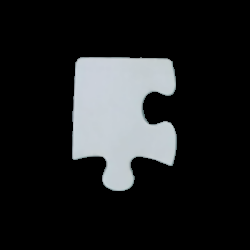
#> input picture 01_study/05_奈良高専方式/source_pic/01_01.bmp, 250 x 250 px; its folder holds only this picture in this run
$ python nara_old2.py   (older library calls are emulated)
#> lines starting #> are read from the running program, lines starting #| are printed output that depends on the picture; after the words box and inside, x2 and y2 are one past the last pixel; in counts of white or black regions, pixels touching at a corner belong together
# -*- coding: utf-8 -*-
"""
Created on Thu Nov 30 18:13:06 2017

@author: p000495138
"""

import cv2 #opencv
import numpy as np #ベクトル計算
import matplotlib.pyplot as plt #グラフ
import pandas as pd #データフレーム
import glob
import itertools
from scipy import interpolate

plt.close("all")
#%%画像取得
def get_img(file):
#> called with file = './source_pic/01_01.bmp'
    img  = cv2.imread(file)
#> img is the input picture: shape (250, 250, 3); mean B, G, R 34.7, 33.7, 32.3

    #画像を読んで2値化
    img2 = cv2.cvtColor(img, cv2.COLOR_BGR2GRAY)
    ret,img3 = cv2.threshold(img2, 120, 255, cv2.THRESH_BINARY)
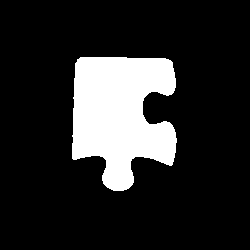
#> img3: shape (250, 250); 16.4% white; 1 white region, box (x1, y1, x2, y2) and area: (72, 57, 177, 191) 10248

    kernel = np.ones((1,1),np.uint8)
    img4 = cv2.morphologyEx(img3, cv2.MORPH_OPEN, kernel)

    img5 = img4[20:-20,20:-20]
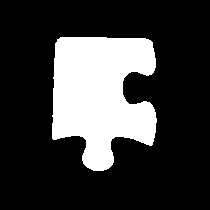
#> img5: shape (210, 210); 23.2% white; 1 white region

    return img5

#%%角検出
def detect_corner(binary_img):

    #輪郭画素抽出
    _, contours, hierarchy = cv2.findContours(binary_img, cv2.RETR_CCOMP, cv2.CHAIN_APPROX_NONE)
#> contours = 1 contour; box (x1, y1, x2, y2) and area: (52, 37, 157, 171) 10000
    contour = contours[0][:,0,:]
#> contour = 494 pairs, first value 52 to 156, second value 37 to 170

    #データフレーム化
    contour_df = pd.DataFrame(contour.copy(),columns=["X","Y"])
#> contour_df = table of 494 rows and 2 columns

    #距離の計算しデータフレームに追加
    len1 = np.linalg.norm(contour_df - [0,0] ,axis=1)
#> len1 = 494 values, max 209.4 at index 254, min 69.07 at index 3, mean 149.2
    len2 = np.linalg.norm(contour_df - [210,0] ,axis=1)
#> len2 = 494 values, max 209.8 at index 102, min 71.61 at index 402, mean 149.3
    len3 = np.linalg.norm(contour_df - [0,210]   ,axis=1)
#> len3 = 494 values, max 226.7 at index 404, min 88.6 at index 103, mean 158.7
    len4 = np.linalg.norm(contour_df - [210,210] ,axis=1)
#> len4 = 494 values, max 229.5 at index 3, min 87.78 at index 253, mean 159.2
    contour_df["len1"] = len1
    contour_df["len2"] = len2
    contour_df["len3"] = len3
    contour_df["len4"] = len4

    #中央付近の座標を消す
    a=((105-28)>contour_df["X"]) | ((105+28)<contour_df["X"]) #ブール
    b=((105-28)>contour_df["Y"]) | ((105+28)<contour_df["Y"]) #ブール
    contour_df2 = contour_df[a & b]
#> contour_df2 = table of 183 rows and 6 columns

    #距離が最大となるインデックスを抽出
    ind1 = contour_df2.len1.idxmax()
#> ind1 = 254
    ind2 = contour_df2.len2.idxmax()
#> ind2 = 102
    ind3 = contour_df2.len3.idxmax()
#> ind3 = 404
    ind4 = contour_df2.len4.idxmax()
#> ind4 = 3

    #上記インデックスのデータを抽出
    contour_df["corner"] = np.zeros_like(len1)
    contour_df.loc[[ind1,ind2,ind3,ind4],"corner"] = 1
    #結果
    return contour_df

#%%座標変換したデータの計算
# [32 lines left out: function get_tfdata, not called in this run]

#%%角をつなぐ4辺に対する曲線抽出
def get_curve(contour):
    ###まず、cornerを4つに分割する

    #4点を基点にした順序の入れ替え
    idx = contour[contour.corner==1].index
    start  = contour[:idx[0]+1]
    d2     = contour[idx[0]:idx[1]+1]
    d3     = contour[idx[1]:idx[2]+1]
    d4     = contour[idx[2]:idx[3]+1]
    end    = contour[idx[3]:]
    d1     = end.append(start)

    #軸に沿って計算する
    curves=[]
    curves.append(get_tfdata(d1))
    curves.append(get_tfdata(d2))
    curves.append(get_tfdata(d3))
    curves.append(get_tfdata(d4))

    return curves

#%%B-spline/Aperiodic
# [82 lines left out: functions calc_bsplineA, calc_bsplineUni, calc_smooth, get_uneven, not called in this run]

#%%チェックリスト生成
def make_shapelist():
    seq = ["straight","convex","concave"]
    shapelist_all=[]
    shapelist=[]
    #全リストの生成
    for i in itertools.product(seq,repeat=4):
        shapelist_all.append(list(i))

    #回転して重複したものを除去
    for idx,i in enumerate(shapelist_all):
        for j in range(4):
            #並べ替えデータ
            tmp = i[:-1]
            tmp.insert(0,i[-1])
            #あるかのチェック
            if tmp in shapelist_all[:idx]:
                break
        else:
            shapelist.append(tmp)

    return shapelist

#%%形状タイプのチェック
# [89 lines left out: functions check_shapetype, get_curvature, curvature_sum, curve_sum, curves2img, not called in this run]


#%%
"""""""""
実行
"""""""""
filelist = glob.glob("./source_pic/*.bmp")
filelist.sort()

#形状候補
shapelist = make_shapelist()

#画像を読んで、各種データをリスト保存
img_list = [] #画像を格納
contour_list = [] #輪郭と角の情報を格納
curve_list = [] #各4辺のデータに切り出した情報を格納
unevens_list = [] #4辺の凹凸データ
shaperesult_list = [] #形状タイプ確認結果
curveimgs_list = [] #各4辺のデータに切り出した画像を格納

for idx,i in enumerate(filelist):
    img = get_img(i)
    #輪郭取得
    contour = detect_corner(img)
#> contour = table of 494 rows and 7 columns
    #4辺の曲線を取得
#> (the run stopped early here; a loop or call above may not have finished)

$ run again, on 01_study/05_奈良高専方式/source_pic/06_23.bmp
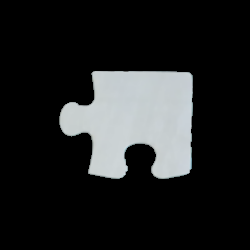
#> input picture 01_study/05_奈良高専方式/source_pic/06_23.bmp, 250 x 250 px
#> in get_img, img is the input picture: shape (250, 250, 3); mean B, G, R 35.4, 35.1, 33.8
#> in get_img, `ret,img3 = cv2.threshold(img2, 120, 255, cv2.THRESH_BINARY)`:
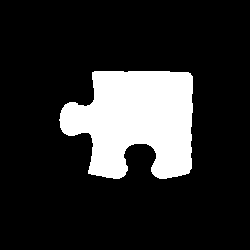
#> img3: shape (250, 250); 17% white; 1 white region, box (x1, y1, x2, y2) and area: (59, 71, 193, 179) 10639
#> in get_img, `img5 = img4[20:-20,20:-20]`:
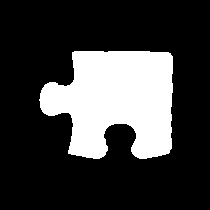
#> img5: shape (210, 210); 24.1% white; 1 white region
#> contours = 1 contour; box (x1, y1, x2, y2) and area: (39, 51, 173, 159) 10388
#> in detect_corner, `contour = contours[0][:,0,:]`: contour = 501 pairs, first value 39 to 172, second value 51 to 158
#> contour_df = table of 501 rows and 2 columns
#> len1 = 501 values, max 227.3 at index 306, min 88.81 at index 2, mean 159
#> len2 = 501 values, max 208.7 at index 154, min 66.4 at index 405, mean 149.6
#> len3 = 501 values, max 231.4 at index 405, min 88.73 at index 154, mean 159.1
#> len4 = 501 values, max 209.8 at index 2, min 70.8 at index 305, mean 149.3
#> contour_df2 = table of 180 rows and 6 columns
#> ind1 = 306
#> ind2 = 154
#> ind3 = 405
#> ind4 = 2
#> `contour = detect_corner(img)`: contour = table of 501 rows and 7 columns

$ run again, on 01_study/05_奈良高専方式/source_pic/07_03.bmp
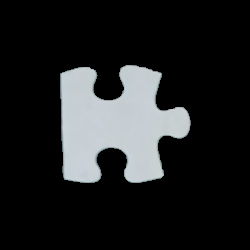
#> input picture 01_study/05_奈良高専方式/source_pic/07_03.bmp, 250 x 250 px
#> in get_img, img is the input picture: shape (250, 250, 3); mean B, G, R 34.4, 33.7, 32.2
#> in get_img, `ret,img3 = cv2.threshold(img2, 120, 255, cv2.THRESH_BINARY)`:
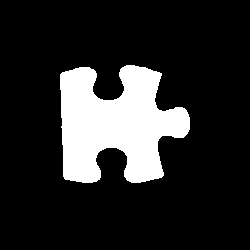
#> img3: shape (250, 250); 16.3% white; 1 white region, box (x1, y1, x2, y2) and area: (60, 65, 190, 183) 10209
#> in get_img, `img5 = img4[20:-20,20:-20]`:
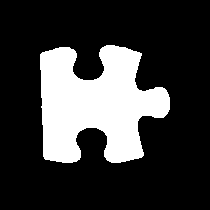
#> img5: shape (210, 210); 23.1% white; 1 white region
#> contours = 1 contour; box (x1, y1, x2, y2) and area: (40, 45, 170, 163) 9928
#> in detect_corner, `contour = contours[0][:,0,:]`: contour = 560 pairs, first value 40 to 169, second value 45 to 162
#> contour_df = table of 560 rows and 2 columns
#> len1 = 560 values, max 211 at index 371, min 66.84 at index 115, mean 148.1
#> len2 = 560 values, max 229.2 at index 221, min 87.01 at index 525, mean 158.7
#> len3 = 560 values, max 211 at index 525, min 68.01 at index 222, mean 149.4
#> len4 = 560 values, max 230.7 at index 117, min 86.68 at index 373, mean 159.9
#> contour_df2 = table of 212 rows and 6 columns
#> ind1 = 371
#> ind2 = 221
#> ind3 = 525
#> ind4 = 117
#> `contour = detect_corner(img)`: contour = table of 560 rows and 7 columns

$ run again, on 01_study/05_奈良高専方式/source_pic/02_05.bmp
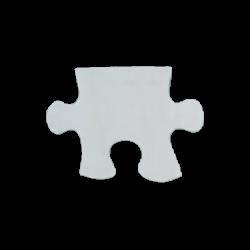
#> input picture 01_study/05_奈良高専方式/source_pic/02_05.bmp, 250 x 250 px
#> in get_img, img is the input picture: shape (250, 250, 3); mean B, G, R 38.5, 38.3, 37.2
#> in get_img, `ret,img3 = cv2.threshold(img2, 120, 255, cv2.THRESH_BINARY)`:
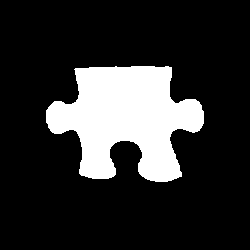
#> img3: shape (250, 250); 18.4% white; 1 white region, box (x1, y1, x2, y2) and area: (46, 66, 204, 182) 11474
#> in get_img, `img5 = img4[20:-20,20:-20]`:
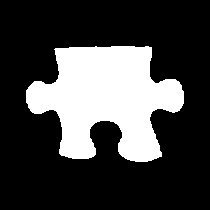
#> img5: shape (210, 210); 26% white; 1 white region
#> contours = 1 contour; box (x1, y1, x2, y2) and area: (26, 46, 184, 162) 11188
#> in detect_corner, `contour = contours[0][:,0,:]`: contour = 569 pairs, first value 26 to 183, second value 46 to 161
#> contour_df = table of 569 rows and 2 columns
#> len1 = 569 values, max 224.2 at index 353, min 72.92 at index 41, mean 154.6
#> len2 = 569 values, max 215 at index 194, min 75.43 at index 513, mean 153.2
#> len3 = 569 values, max 222.2 at index 513, min 82.04 at index 192, mean 156.9
#> len4 = 569 values, max 224.2 at index 40, min 72.92 at index 353, mean 154.4
#> contour_df2 = table of 184 rows and 6 columns
#> ind1 = 353
#> ind2 = 194
#> ind3 = 513
#> ind4 = 40
#> `contour = detect_corner(img)`: contour = table of 569 rows and 7 columns
